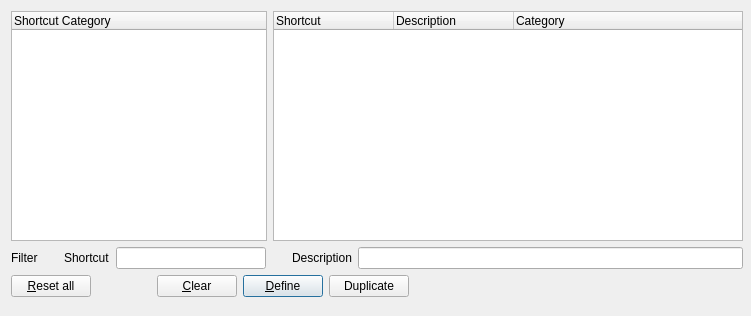
         <widget class="QWidget" name="shortcutsTab">
          <attribute name="title">
           <string>Short&amp;cuts</string>
          </attribute>
          <layout class="QVBoxLayout" name="verticalLayout_13">
           <property name="rightMargin">
            <number>8</number>
           </property>
           <item>
            <layout class="QHBoxLayout" name="horizontalLayout_13">
             <item>
              <widget class="QTreeWidget" name="shortcutCategoryListView">
               <property name="sizePolicy">
                <sizepolicy hsizetype="Minimum" vsizetype="Expanding">
                 <horstretch>0</horstretch>
                 <verstretch>0</verstretch>
                </sizepolicy>
               </property>
               <property name="minimumSize">
                <size>
                 <width>80</width>
                 <height>200</height>
                </size>
               </property>
               <property name="rootIsDecorated">
                <bool>false</bool>
               </property>
               <property name="itemsExpandable">
                <bool>false</bool>
               </property>
               <column>
                <property name="text">
                 <string>Shortcut Category</string>
                </property>
               </column>
              </widget>
             </item>
             <item>
              <widget class="QTreeWidget" name="shortcutListView">
               <property name="sizePolicy">
                <sizepolicy hsizetype="Expanding" vsizetype="Expanding">
                 <horstretch>0</horstretch>
                 <verstretch>0</verstretch>
                </sizepolicy>
               </property>
               <property name="minimumSize">
                <size>
                 <width>470</width>
                 <height>230</height>
                </size>
               </property>
               <property name="focusPolicy">
                <enum>Qt::StrongFocus</enum>
               </property>
               <property name="textElideMode">
                <enum>Qt::ElideRight</enum>
               </property>
               <property name="rootIsDecorated">
                <bool>false</bool>
               </property>
               <attribute name="headerCascadingSectionResizes">
                <bool>false</bool>
               </attribute>
               <attribute name="headerMinimumSectionSize">
                <number>120</number>
               </attribute>
               <attribute name="headerDefaultSectionSize">
                <number>120</number>
               </attribute>
               <attribute name="headerShowSortIndicator" stdset="0">
                <bool>false</bool>
               </attribute>
               <attribute name="headerStretchLastSection">
                <bool>true</bool>
               </attribute>
               <column>
                <property name="text">
                 <string>Shortcut</string>
                </property>
               </column>
               <column>
                <property name="text">
                 <string>Description</string>
                </property>
               </column>
               <column>
                <property name="text">
                 <string>Category</string>
                </property>
               </column>
              </widget>
             </item>
            </layout>
           </item>
           <item>
            <layout class="QHBoxLayout" name="horizontalLayout_3">
             <item>
              <widget class="QLabel" name="label_2">
               <property name="text">
                <string>Filter</string>
               </property>
              </widget>
             </item>
             <item>
              <spacer name="horizontalSpacer_5">
               <property name="orientation">
                <enum>Qt::Horizontal</enum>
               </property>
               <property name="sizeType">
                <enum>QSizePolicy::Fixed</enum>
               </property>
               <property name="sizeHint" stdset="0">
                <size>
                 <width>20</width>
                 <height>20</height>
                </size>
               </property>
              </spacer>
             </item>
             <item>
              <widget class="QLabel" name="shortcutKeyFilterLabel">
               <property name="text">
                <string>Shortcut</string>
               </property>
              </widget>
             </item>
             <item>
              <widget class="QLineEdit" name="shortcutKeyFilter">
               <property name="sizePolicy">
                <sizepolicy hsizetype="Fixed" vsizetype="Fixed">
                 <horstretch>0</horstretch>
                 <verstretch>0</verstretch>
                </sizepolicy>
               </property>
               <property name="minimumSize">
                <size>
                 <width>150</width>
                 <height>0</height>
                </size>
               </property>
              </widget>
             </item>
             <item>
              <spacer name="horizontalSpacer_4">
               <property name="orientation">
                <enum>Qt::Horizontal</enum>
               </property>
               <property name="sizeType">
                <enum>QSizePolicy::Fixed</enum>
               </property>
               <property name="sizeHint" stdset="0">
                <size>
                 <width>20</width>
                 <height>20</height>
                </size>
               </property>
              </spacer>
             </item>
             <item>
              <widget class="QLabel" name="shortcutDescriptionFilterLabel">
               <property name="text">
                <string>Description</string>
               </property>
              </widget>
             </item>
             <item>
              <widget class="QLineEdit" name="shortcutDescriptionFilter"/>
             </item>
            </layout>
           </item>
           <item>
            <layout class="QHBoxLayout" name="hLayout">
             <property name="leftMargin">
              <number>0</number>
             </property>
             <property name="bottomMargin">
              <number>8</number>
             </property>
             <item>
              <widget class="QPushButton" name="resetShortcutButton">
               <property name="toolTip">
                <string>Restores the default values for all shortcuts</string>
               </property>
               <property name="text">
                <string>&amp;Reset all</string>
               </property>
              </widget>
             </item>
             <item>
              <spacer name="horizontalSpacer_6">
               <property name="orientation">
                <enum>Qt::Horizontal</enum>
               </property>
               <property name="sizeType">
                <enum>QSizePolicy::Fixed</enum>
               </property>
               <property name="sizeHint" stdset="0">
                <size>
                 <width>60</width>
                 <height>20</height>
                </size>
               </property>
              </spacer>
             </item>
             <item>
              <widget class="QPushButton" name="clearShortcutButton">
               <property name="enabled">
                <bool>true</bool>
               </property>
               <property name="toolTip">
                <string>Removes keybinding of selected shortcut</string>
               </property>
               <property name="text">
                <string>&amp;Clear</string>
               </property>
               <property name="shortcut">
                <string>Alt+C</string>
               </property>
              </widget>
             </item>
             <item>
              <widget class="QPushButton" name="defineShortcutButton">
               <property name="enabled">
                <bool>true</bool>
               </property>
               <property name="toolTip">
                <string/>
               </property>
               <property name="text">
                <string>&amp;Define</string>
               </property>
               <property name="shortcut">
                <string>Alt+D</string>
               </property>
               <property name="default">
                <bool>true</bool>
               </property>
              </widget>
             </item>
             <item>
              <widget class="QPushButton" name="duplicateActionsButton">
               <property name="toolTip">
                <string>Add additional rows for the select actions to allow them to be bound to further shortcuts</string>
               </property>
               <property name="text">
                <string>Duplicate</string>
               </property>
              </widget>
             </item>
             <item>
              <spacer name="spacer2">
               <property name="orientation">
                <enum>Qt::Horizontal</enum>
               </property>
               <property name="sizeType">
                <enum>QSizePolicy::Expanding</enum>
               </property>
               <property name="sizeHint" stdset="0">
                <size>
                 <width>30</width>
                 <height>21</height>
                </size>
               </property>
              </spacer>
             </item>
            </layout>
           </item>
          </layout>
         </widget>
